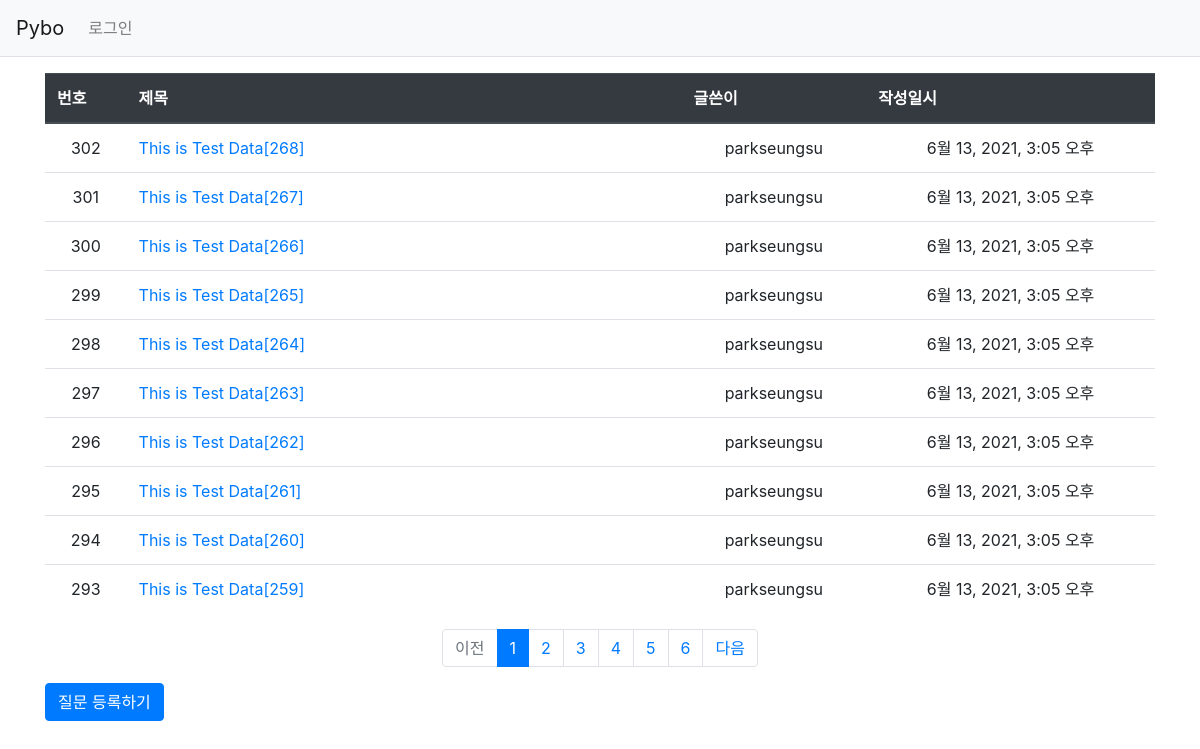
/, run on an earlier commit of the app's database.
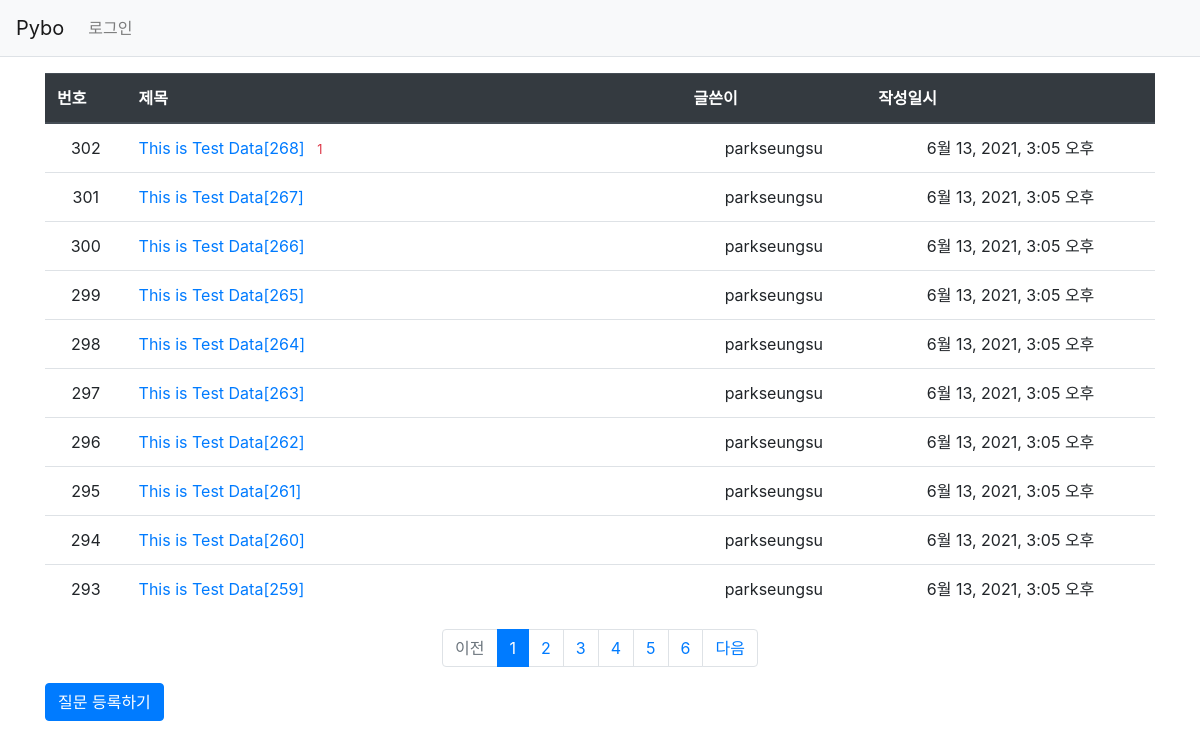
And on a later commit of the database.
### pybo/models.py (models this page shows, shortened)
class Question(models.Model):
    subject = models.CharField(max_length=200)
    content = models.TextField()
    create_date = models.DateTimeField()
    author = models.ForeignKey(User,on_delete=models.CASCADE,null=True)
    modify_date = models.DateTimeField(null=True,blank=True)

### pybo/views/base_views.py (the view)
# urls.py: path('', base_views.index, name='index'),  # '/' 에 해당되는 path
def index(request):
    page = request.GET.get('page','1')
    question_list = Question.objects.order_by('-create_date')
    paginator = Paginator(question_list, 10)#페이지당 10개씩 보여주기
    page_obj = paginator.get_page(page)
    context = {'question_list': page_obj}
    return render(request,'pybo/question_list.html',context)

### pybo/templatetags/pybo_filter.py (called while the page is built)
@register.filter
def sub(value, arg):
    return value - arg

### templates/pybo/question_list.html
{% extends 'base.html' %}
{% load pybo_filter %}
{% block content %}
<div class="container my-3">
    <table class="table">
        <thead>
            <tr class="thead-dark">
                <th>번호</th>
                <th style="width: 50%;">제목</th>
                <th>글쓴이</th>
                <th>작성일시</th>
            </tr>
        </thead>
        <tbody>
            {% if question_list %}
            {% for question in question_list %}
            <tr class="text-center">
                <td>
                    {{ question_list.paginator.count|sub:question_list.start_index|sub:forloop.counter0|add:1 }}
                </td>
                <td class="text-left">
                    <a href="{% url 'pybo:detail' question.id %}">{{question.subject}}</a>
                    {% if question.answer_set.count > 0 %}
                    <span class="text-danger small ml-2">{{question.answer_set.count}}</span>
                    {% endif %}
                </td>
                <td>{{question.author.username}}</td>
                <td>{{question.create_date}}</td>
            </tr>
            {% endfor %}
            {% else %}
            <tr>
                <td colspan="3">질문이 없습니다.</td>
            </tr>
            {% endif %}
        </tbody>
    </table>
    <ul class="pagination justify-content-center">
        {% if question_list.has_previous %}
        <li class="page-item">
            <a class="page-link" href="?page={{question_list.previous_page_number }}">이전</a>
        </li>
        {% else %}
        <li class="page-item disabled">
            <a class="page-link" tabindex="-1" aria-disabled="true" href="#">이전</a>
        </li>
        {% endif %}
        {% for page_number in question_list.paginator.page_range %}
        {% if page_number >= question_list.number|add:-5 and page_number <= question_list.number|add:5 %}
        {% if page_number == question_list.number %}
            <li class="page-item active" aria-current="page">
            <a class="page-link" href="?page={{page_number}}">{{page_number}}</a>
            </li>
            {% else %}
            <li class="page-item">
                <a class="page-link" href="?page={{page_number}}">{{page_number}}</a>
            </li>
            {% endif %}
            {% endif %}
            {% endfor %}
            {% if question_list.has_next %}
            <li class="page-item">
                <a class="page-link" href="?page={{question_list.next_page_number}}">다음</a>
            </li>
            {% else %}
            <li class="page-item diasabled">
                <a class="page-link" tabindex="-1" aria-disabled="true" href="#">다음</a>
            </li>
            {% endif %}
    </ul>
    <a href="{% url 'pybo:question_create' %}" class="btn btn-primary">질문 등록하기</a>
</div>
{% endblock %}

What changed in the data, as far as the page shows it:
changed Question "This is Test Data[268]": answer_set.count (not shown) → "1"
